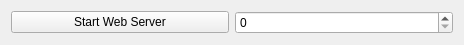
<?xml version="1.0" encoding="UTF-8"?>
<ui version="4.0">
 <class>Widget</class>
 <widget class="QWidget" name="Widget">
  <property name="geometry">
   <rect>
    <x>0</x>
    <y>0</y>
    <width>464</width>
    <height>41</height>
   </rect>
  </property>
  <property name="windowTitle">
   <string>Widget</string>
  </property>
  <layout class="QHBoxLayout" name="horizontalLayout">
   <item>
    <widget class="QPushButton" name="startWebServerPushButton">
     <property name="text">
      <string>Start Web Server</string>
     </property>
    </widget>
   </item>
   <item>
    <widget class="QSpinBox" name="portSpinBox"/>
   </item>
  </layout>
 </widget>
 <layoutdefault spacing="6" margin="11"/>
 <resources/>
 <connections/>
</ui>
